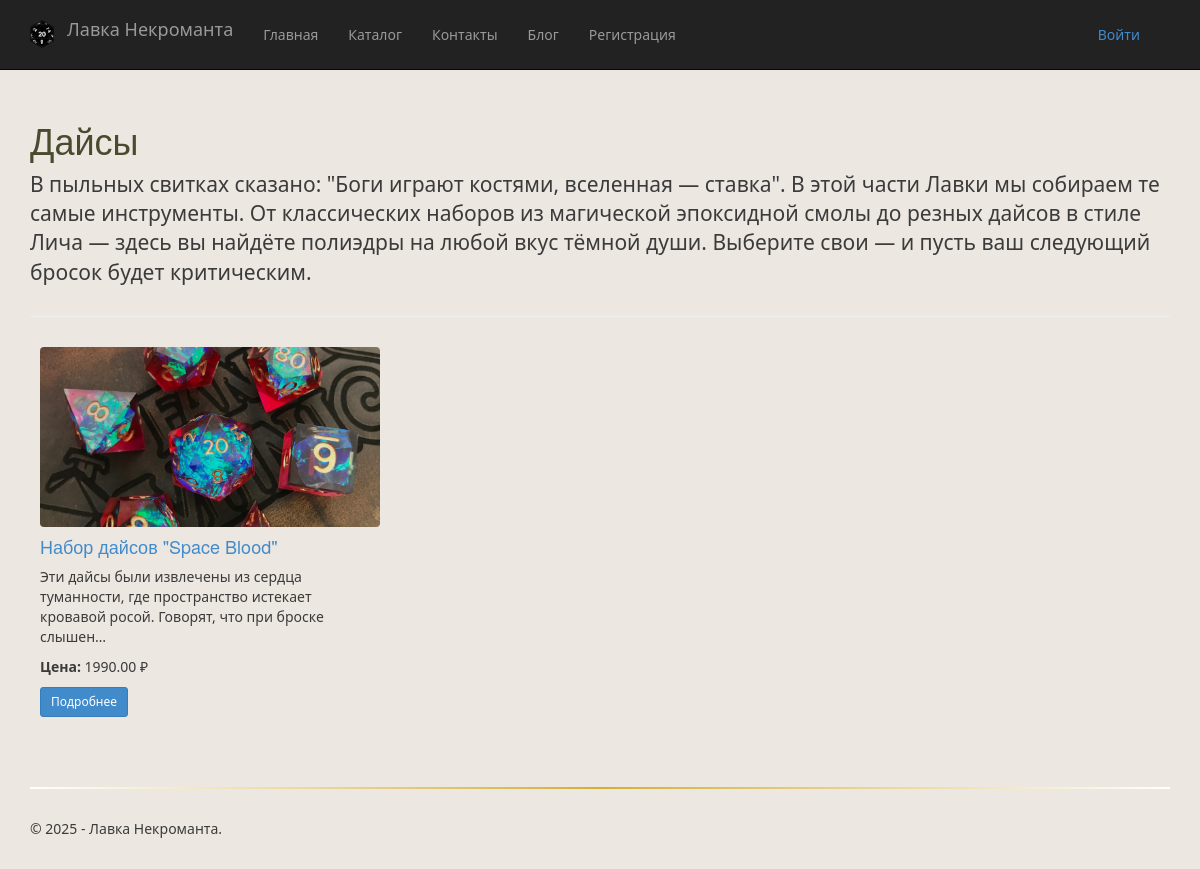
/catalog/dajsy/, run on the app's committed database.
### app/models.py (models this page shows, shortened)
class Category(models.Model):
    name = models.CharField("Название категории", max_length=120, unique=True)
    slug = models.SlugField("URL (slug)", max_length=140, unique=True, blank=True)
    description = models.TextField("Описание", blank=True)
    class Meta:
        verbose_name = "Категория"
        verbose_name_plural = "Категории"

class Product(models.Model):
    category = models.ForeignKey(Category, related_name="products", on_delete=models.CASCADE, verbose_name="Категория")
    title = models.CharField("Название товара", max_length=200)
    slug = models.SlugField("URL (slug)", max_length=220, unique=True, blank=True)
    short_description = models.CharField("Краткое описание", max_length=255, blank=True)
    description = models.TextField("Полное описание", blank=True)
    price = models.DecimalField("Цена", max_digits=10, decimal_places=2, default=0.00)
    available = models.BooleanField("В наличии", default=True)
    image = models.ImageField("Главная картинка", upload_to='products/', null=True, blank=True)
    created_at = models.DateTimeField(auto_now_add=True)
    updated_at = models.DateTimeField(auto_now=True)
    class Meta:
        verbose_name = "Товар"
        verbose_name_plural = "Товары"

### app/views.py (the view)
# urls.py: path('catalog/<slug:category_slug>/', views.category_view, name='category'),
def category_view(request, category_slug):
    assert isinstance(request, HttpRequest)
    category = get_object_or_404(Category, slug=category_slug)
    products = category.products.filter(available=True).order_by('-created_at')
    return render(request, 'app/category.html', {
        'title': category.name,
        'category': category,
        'products': products,
        'year': datetime.now().year,
    })

### app/templates/app/category.html
{% extends "app/layout.html" %}
{% block content %}
<div class="page-header">
    <h1>{{ category.name }}</h1>
    {% if category.description %}
    <p class="lead">{{ category.description }}</p>
    {% endif %}
</div>
  {% if products %}
<div class="row">
    {% for p in products %}
    <div class="col-sm-6 col-md-4">
        <div class="card product-card" style="margin-bottom:20px; padding:10px; border-radius:6px;">
            {% if p.image %}
            <a href="{% url 'product_detail' product_slug=p.slug %}">
                <img src="{{ p.image.url }}" alt="{{ p.title }}" class="img-responsive" style="height:180px; width:100%; object-fit:cover; border-radius:4px;">
            </a>
            {% endif %}
            <h4 style="margin-top:10px;"><a href="{% url 'product_detail' product_slug=p.slug %}">{{ p.title }}</a></h4>
            {% if p.short_description %}
            <p>{{ p.short_description|truncatechars:120 }}</p>
            {% endif %}
            <p><strong>Цена:</strong> {{ p.price }} ₽</p>
            <p>
                <a class="btn btn-primary btn-sm" href="{% url 'product_detail' product_slug=p.slug %}">Подробнее</a>
            </p>
        </div>
    </div>
    {% endfor %}
</div>
  {% else %}
<p>В этой категории пока нет товаров.</p>
  {% endif %}
{% endblock %}

### app/static/app/content/site.css (style rules this page uses)
body { background-color: #ece7e1; font-family: 'Segoe UI', Tahoma, Geneva, Verdana, sans-serif; color: #3b3b3b; padding-top: 80px; padding-bottom: 20px; transition: background-color 0.3s ease; }
h1, h2, h3, h4 { color: #4a4a2e; }

### data on the page
Category: name "Дайсы", description "В пыльных свитках сказано: \"Боги играют костями, вселенная — ставка\". В этой части Лавки мы собираем те самые инструменты. От классических наборов из магической эпоксидной смолы до резных дайсов в стиле Лича — здесь вы найдёте полиэдры на любой вкус тёмной души. Выберите свои — и пусть ваш следующий бросок будет критическим."
Product: image (picture), title "Набор дайсов \"Space Blood\"", short_description "Эти дайсы были извлечены из сердца туманности, где пространство истекает кровавой росой. Говорят, что при броске слышен…", price "1990.00"
